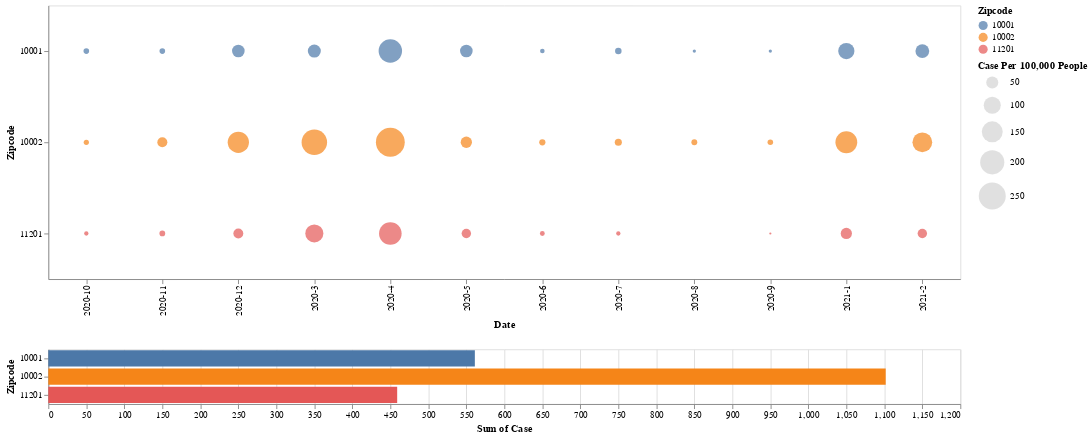

Notebook code for this chart:
### Code cell
graph

### Figure 1 — Vega-Lite specification as saved in the notebook (floating-point values rounded to 4 significant figures)
{"config": {"view": {"continuousWidth": 400, "continuousHeight": 300}}, "vconcat": [{"mark": "circle", "encoding": {"color": {"condition": {"type": "nominal", "field": "Zipcode", "selection": "selector010"}, "value": "lightgray"}, "size": {"type": "quantitative", "field": "Case", "legend": {"title": "Case Per 100,000 People"}, "scale": {"range": [0, 1000]}}, "tooltip": [{"type": "nominal", "field": "Zipcode"}, {"type": "nominal", "field": "Date"}, {"type": "nominal", "field": "Case"}], "x": {"type": "ordinal", "field": "Date"}, "y": {"type": "nominal", "field": "Zipcode"}}, "height": 300, "selection": {"selector010": {"type": "interval"}, "selector011": {"type": "interval", "bind": "scales", "encodings": ["x", "y"]}}, "width": 1000}, {"mark": "bar", "encoding": {"color": {"type": "nominal", "field": "Zipcode"}, "tooltip": [{"type": "quantitative", "aggregate": "sum", "field": "Case"}], "x": {"type": "quantitative", "aggregate": "sum", "field": "Case"}, "y": {"type": "nominal", "field": "Zipcode"}}, "selection": {"selector012": {"type": "interval", "bind": "scales", "encodings": ["x", "y"]}}, "transform": [{"filter": {"selection": "selector010"}}], "width": 1000}], "data": {"name": "data-26300cd182e57b537541a6236f67e8f8"}, "$schema": "https://vega.github.io/schema/vega-lite/v4.8.1.json", "datasets": {"data-26300cd182e57b537541a6236f67e8f8": [{"Date": "2020-3", "Zipcode": "10001", "Case": "57.9"}, {"Date": "2020-4", "Zipcode": "10001", "Case": "188.3"}, {"Date": "2020-5", "Zipcode": "10001", "Case": "54.3"}, {"Date": "2020-6", "Zipcode": "10001", "Case": "7.2"}, {"Date": "2020-7", "Zipcode": "10001", "Case": "14.5"}, {"Date": "2020-8", "Zipcode": "10001", "Case": "3.6"}, {"Date": "2020-9", "Zipcode": "10001", "Case": "3.6"}, {"Date": "2020-10", "Zipcode": "10001", "Case": "10.9"}, {"Date": "2020-11", "Zipcode": "10001", "Case": "10.9"}, {"Date": "2020-12", "Zipcode": "10001", "Case": "54.3"}, {"Date": "2021-1", "Zipcode": "10001", "Case": "90.5"}, {"Date": "2021-2", "Zipcode": "10001", "Case": "65.2"}, {"Date": "2020-3", "Zipcode": "10002", "Case": "223.0"}, {"Date": "2020-4", "Zipcode": "10002", "Case": "285.4"}, {"Date": "2020-5", "Zipcode": "10002", "Case": "43.8"}, {"Date": "2020-6", "Zipcode": "10002", "Case": "13.3"}, {"Date": "2020-7", "Zipcode": "10002", "Case": "17.3"}, {"Date": "2020-8", "Zipcode": "10002", "Case": "11.9"}, {"Date": "2020-9", "Zipcode": "10002", "Case": "10.6"}, {"Date": "2020-10", "Zipcode": "10002", "Case": "9.3"}, {"Date": "2020-11", "Zipcode": "10002", "Case": "34.5"}, {"Date": "2020-12", "Zipcode": "10002", "Case": "155.3"}, {"Date": "2021-1", "Zipcode": "10002", "Case": "163.3"}, {"Date": "2021-2", "Zipcode": "10002", "Case": "134.1"}, {"Date": "2020-3", "Zipcode": "11201", "Case": "112.4"}, {"Date": "2020-4", "Zipcode": "11201", "Case": "175.0"}, {"Date": "2020-5", "Zipcode": "11201", "Case": "30.5"}, {"Date": "2020-6", "Zipcode": "11201", "Case": "8.0"}, {"Date": "2020-7", "Zipcode": "11201", "Case": "6.4"}, {"Date": "2020-8", "Zipcode": "11201", "Case": null}, {"Date": "2020-9", "Zipcode": "11201", "Case": "1.6"}, {"Date": "2020-10", "Zipcode": "11201", "Case": "6.4"}, {"Date": "2020-11", "Zipcode": "11201", "Case": "11.2"}, {"Date": "2020-12", "Zipcode": "11201", "Case": "33.7"}, {"Date": "2021-1", "Zipcode": "11201", "Case": "43.3"}, {"Date": "2021-2", "Zipcode": "11201", "Case": "30.5"}]}}
